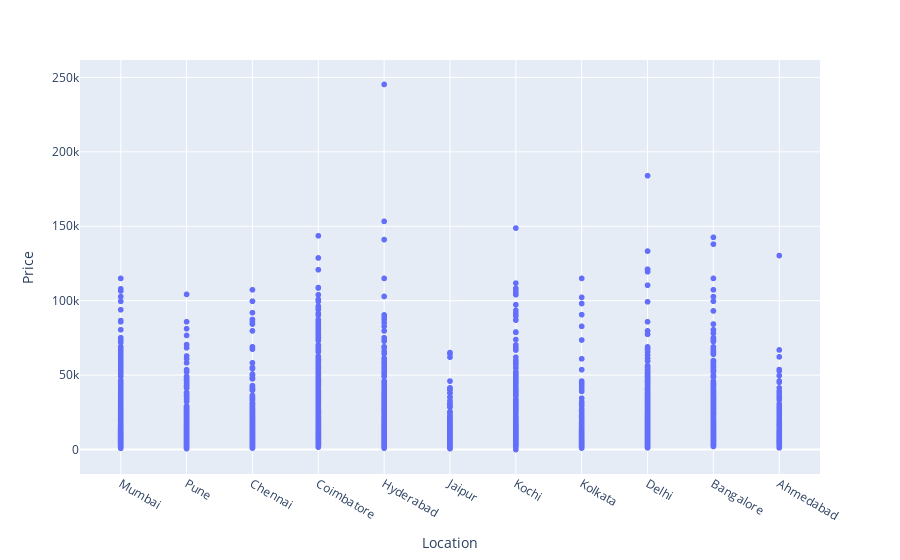

Notebook code for this chart:
### Code cell
fig = px.scatter(df_train,x='Location',y='Price')
fig.show()

### Figure 1 — Plotly figure (JSON) as saved in the notebook; plotly's stock layout.template omitted (floating-point values rounded to 4 significant figures; data arrays with more than 128 entries replaced by an {"elided": "..."} marker saying what was removed)
{"data": [{"hovertemplate": "Location=%{x}<br>Price=%{y}<extra></extra>", "legendgroup": "", "marker": {"color": "#636efa", "symbol": "circle"}, "mode": "markers", "name": "", "showlegend": false, "type": "scattergl", "x": {"elided": "6200 str values"}, "xaxis": "x", "y": {"elided": "6200 float values"}, "yaxis": "y"}], "layout": {"legend": {"tracegroupgap": 0}, "margin": {"t": 60}, "xaxis": {"anchor": "y", "domain": [0, 1], "title": {"text": "Location"}}, "yaxis": {"anchor": "x", "domain": [0, 1], "title": {"text": "Price"}}}}
